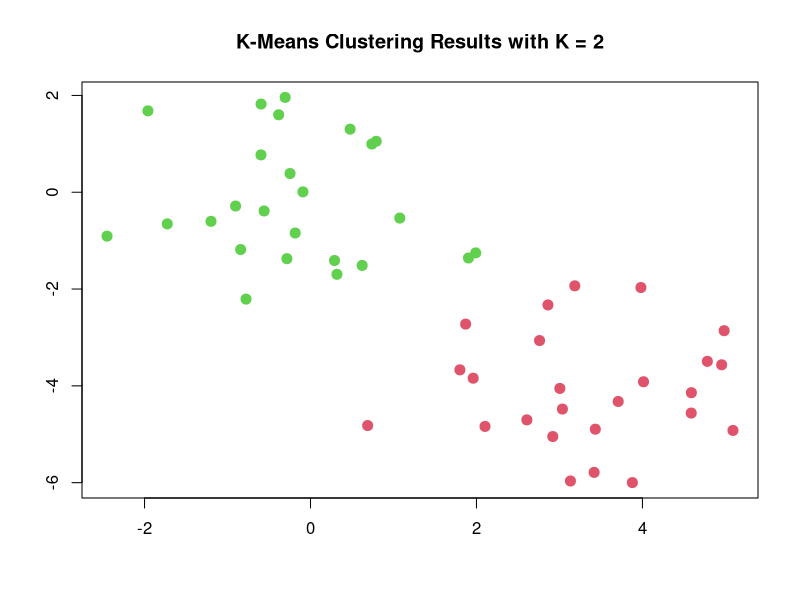
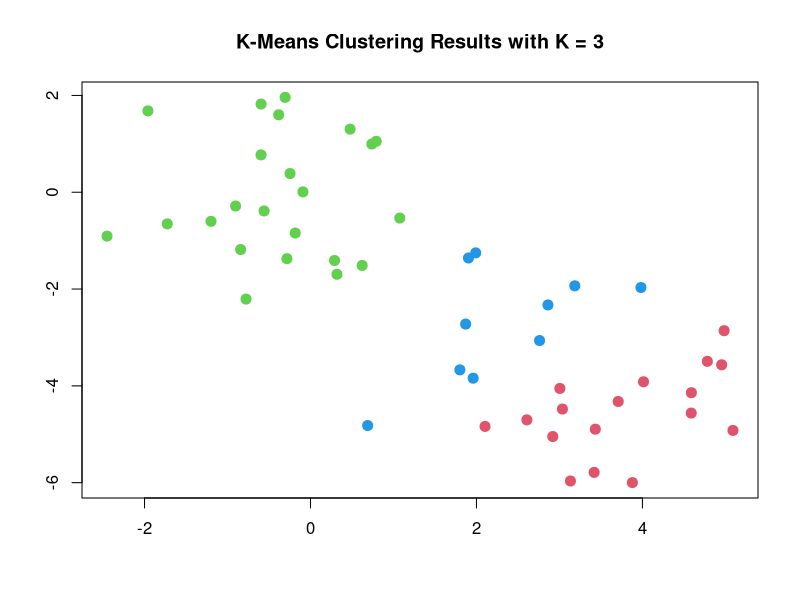
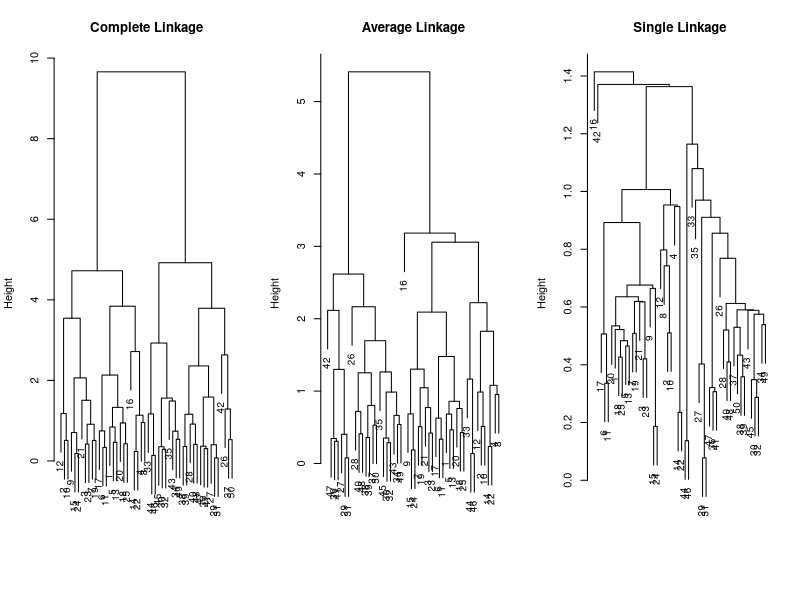
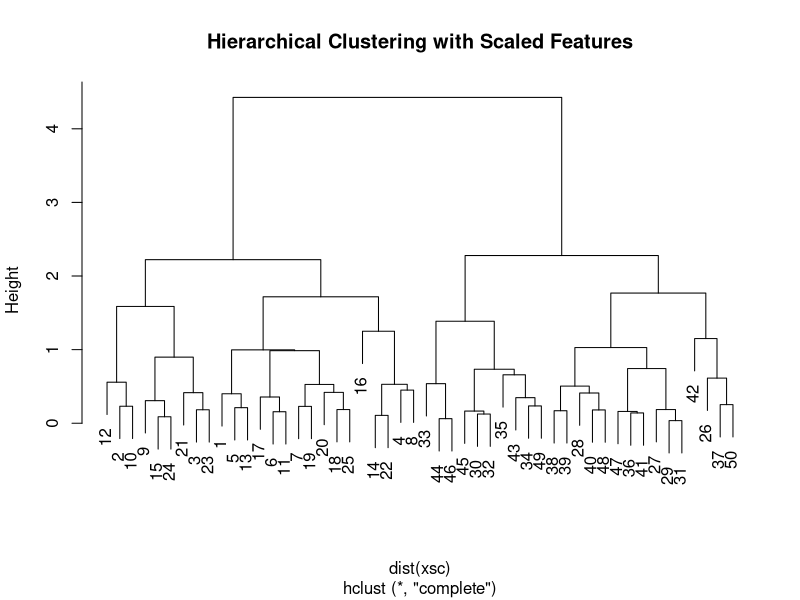
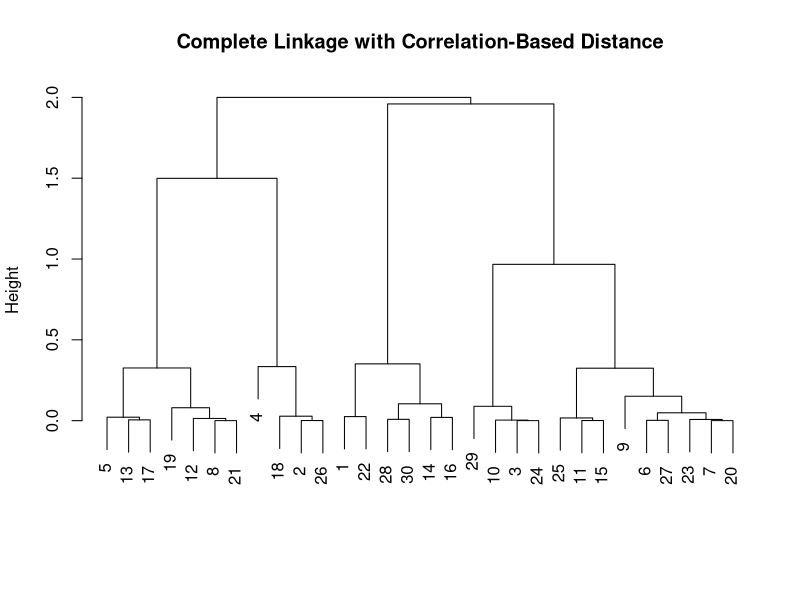

Write the R code that produced these figures, in order.
## ---- chunk 1
set.seed(2)
x = matrix(rnorm(50*2), ncol=2)
x[1:25,1] = x[1:25,1] + 3
x[1:25,2] = x[1:25,2] - 4
x
## ---- chunk 2
km.out = kmeans(x,2,nstart=20)
km.out$cluster
plot(x, col=(km.out$cluster+1), main = "K-Means Clustering Results with K = 2", xlab="", ylab="", pch=20,cex=2)
## ---- chunk 3
set.seed(4)
km.out=kmeans(x,3,nstart=20)
km.out
plot(x, col=(km.out$cluster+1), main = "K-Means Clustering Results with K = 3", xlab="", ylab="", pch=20,cex=2)
## ---- chunk 4
set.seed(3)

km.out=kmeans(x,3,nstart=1)

km.out$tot.withinss

km.out=kmeans(x,3,nstart=20)

km.out$tot.withinss
## ---- chunk 5
hc.complete = hclust(dist(x), method = "complete")

hc.average = hclust(dist(x), method = "average")

hc.single = hclust(dist(x), method = "single")

par(mfrow=c(1,3))

plot(hc.complete,main="Complete Linkage", xlab = "", sub="", cex=0.9)

plot(hc.average,main="Average Linkage", xlab = "", sub="", cex=0.9)

plot(hc.single,main="Single Linkage", xlab = "", sub="", cex=0.9)

par(mfrow=c(1,1))

## ---- chunk 6
cutree(hc.complete,2)

cutree(hc.average,2)

cutree(hc.single,2)
## ---- chunk 7
xsc = scale(x)

plot(hclust(dist(xsc),method = "complete"), main = "Hierarchical Clustering with Scaled Features")

## ---- chunk 8
set.seed(2)

x = matrix(rnorm(30*3), ncol = 3)

transPdata = t(x)

Similarity = cor(transPdata)

Dissimilarity = 1-cor(Similarity)

DissimilarityDistance = as.dist(Dissimilarity)

plot(hclust(DissimilarityDistance,method = "complete"), main = "Complete Linkage with Correlation-Based Distance", xlab = "", sub="")
